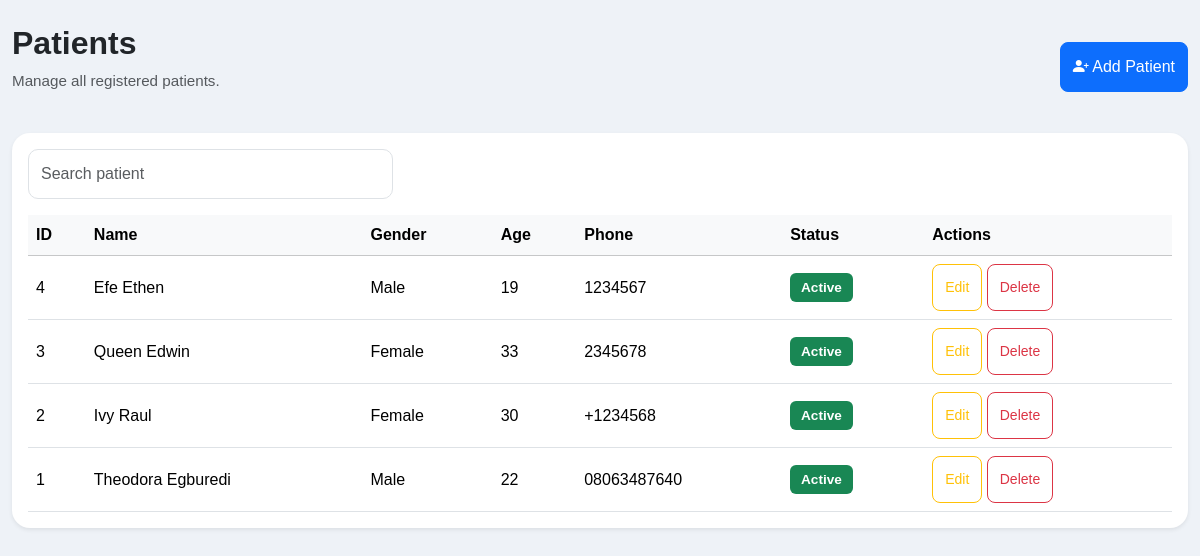
Page /patients on the committed database.
### models.py (models this page shows, shortened)
class Patient(db.Model):
    __tablename__ = "patients"
    id = db.Column(db.Integer, primary_key=True)
    first_name = db.Column(db.String(100), nullable=False)
    last_name = db.Column(db.String(100), nullable=False)
    gender = db.Column(db.String(20), nullable=False)
    age = db.Column(db.Integer)
    phone = db.Column(db.String(20))
    email = db.Column(db.String(120))
    diagnosis = db.Column(db.String(200))
    created_at = db.Column(db.DateTime, default=datetime.utcnow)

### routes/patient_routes.py (the view)
@patient_bp.route("/patients")
def patients():
    search = request.args.get("search", "")
    if search:
        patients = Patient.query.filter(
            (Patient.first_name.contains(search)) | (Patient.last_name.contains(search))
        ).all()
    else:
        patients = Patient.query.order_by(Patient.id.desc()).all()
    return render_template("patients.html", patients=patients, search=search)

### templates/patients.html
{% extends "base.html" %}
{% block content %}
<div class="container-fluid">
    <div class="d-flex justify-content-between align-items-center mt-4 mb-4">
        <div>
            <h2>Patients</h2>
            <p class="text-muted">
                Manage all registered patients.
            </p>
        </div>
        <a href="{{ url_for('patient.add_patient') }}" class="btn btn-primary">
            <i class="bi bi-person-plus-fill"></i>
            Add Patient
        </a>
    </div>
    <div class="card shadow-sm">
        <div class="card-body">
            <div class="row mb-3">
                <div class="col-md-4">
<form method="GET">
    <input
        class="form-control"
        name="search"
        value="{{ search }}"
        placeholder="Search patient">
</form>
                </div>
            </div>
            <table class="table table-hover align-middle">
                <thead class="table-light">
                    <tr>
                        <th>ID</th>
                        <th>Name</th>
                        <th>Gender</th>
                        <th>Age</th>
                        <th>Phone</th>
                        <th>Status</th>
                        <th>Actions</th>
                    </tr>
                </thead>
                <tbody>
                {% if patients %}
                    {% for patient in patients %}
                    <tr>
                        <td>{{ patient.id }}</td>
                        <td>{{ patient.first_name }} {{ patient.last_name }}</td>
                        <td>{{ patient.gender }}</td>
                        <td>{{ patient.age }}</td>
                        <td>{{ patient.phone }}</td>
                        <td>
                            <span class="badge bg-success">
                                Active
                            </span>
                        </td>
                        <td>
                            <a
class="btn btn-sm btn-outline-warning"
href="{{ url_for('patient.edit_patient', id=patient.id) }}">
Edit
</a>
<a
class="btn btn-sm btn-outline-danger"
onclick="return confirm('Delete this patient?')"
href="{{ url_for('patient.delete_patient', id=patient.id) }}">
Delete
</a>
                        </td>
                    </tr>
                    {% endfor %}
                {% else %}
                    <tr>
                        <td colspan="7" class="text-center text-muted">
                            No patients found.
                        </td>
                    </tr>
                {% endif %}
                </tbody>
            </table>
        </div>
    </div>
</div>
{% endblock %}

### templates/base.html (shortened to what this page needs)
<!DOCTYPE html>
<html lang="en">
<head>
<link href="https://cdn.jsdelivr.net/npm/bootstrap@5.3.3/dist/css/bootstrap.min.css" rel="stylesheet">
<link href="https://cdn.jsdelivr.net/npm/bootstrap-icons@1.11.3/font/bootstrap-icons.css" rel="stylesheet">
<link rel="stylesheet"
href="{{ url_for('static', filename='css/style.css') }}">
</head>
<body>
{% block content %}
{% endblock %}
</body>
</html>

### static/css/style.css (style rules this page uses)
body { background:#eef2f7; font-family:Arial,Helvetica,sans-serif; }
.card { border-radius:18px; }
.btn-primary { border-radius:10px; padding:12px; }
body { background:#eef2f7; }
.form-control { border-radius:10px; padding:12px; }
.btn { padding:12px; border-radius:10px; }
.table { margin-bottom:0; }
.table th { font-weight:600; vertical-align:middle; }
.table td { vertical-align:middle; }
.btn { border-radius:8px; }
.card { border:none; box-shadow:0 8px 20px rgba(0,0,0,.08); }
.badge { font-size:.85rem; padding:.55em .8em; }
h2 { font-weight:700; }
.text-muted { font-size:.95rem; }

### rows in the picture
Patient: id "4", first_name "Efe", last_name "Ethen", gender "Male", age "19", phone "1234567"
Patient: id "3", first_name "Queen", last_name "Edwin", gender "Female", age "33", phone "2345678"
Patient: id "2", first_name "Ivy", last_name "Raul", gender "Female", age "30", phone "+1234568"
Patient: id "1", first_name "Theodora", last_name "Egburedi", gender "Male", age "22", phone "08063487640"
